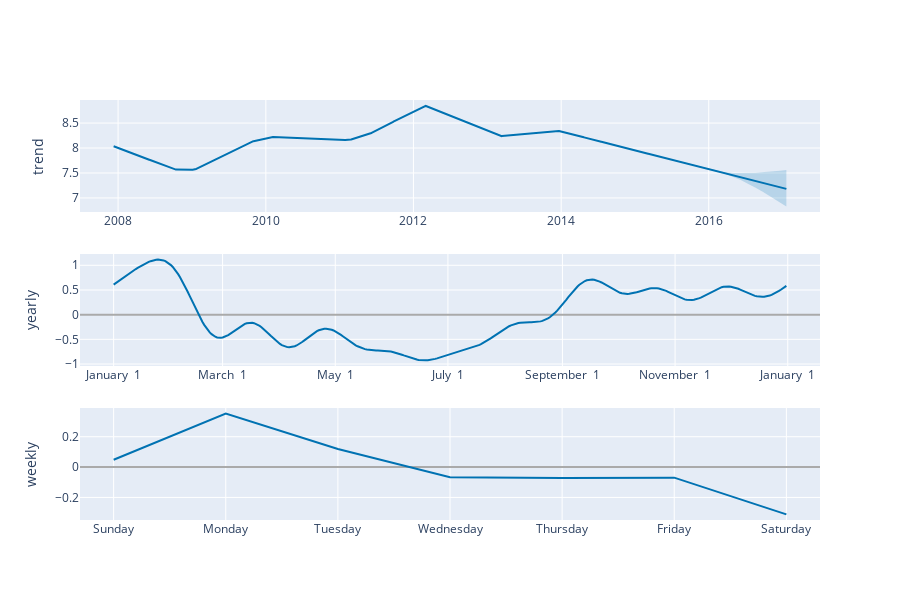

Source (notebook cell):
### Code cell
plot_components_plotly(m, forecast)

### Figure 1 — Plotly figure (JSON) as saved in the notebook; plotly's stock layout.template omitted (floating-point values rounded to 4 significant figures; data arrays with more than 128 entries replaced by an {"elided": "..."} marker saying what was removed)
{"data": [{"line": {"color": "#0072B2", "width": 2}, "mode": "lines", "name": "trend", "type": "scatter", "x": {"elided": "3270 str values"}, "xaxis": "x", "y": {"elided": "3270 float values"}, "yaxis": "y"}, {"line": {"color": "rgba(0, 114, 178, 0.2)", "width": 0}, "mode": "lines", "name": "trend_upper", "type": "scatter", "x": {"elided": "3270 str values"}, "xaxis": "x", "y": {"elided": "3270 float values"}, "yaxis": "y"}, {"fill": "tonexty", "fillcolor": "rgba(0, 114, 178, 0.2)", "line": {"color": "rgba(0, 114, 178, 0.2)", "width": 0}, "mode": "lines", "name": "trend_lower", "type": "scatter", "x": {"elided": "3270 str values"}, "xaxis": "x", "y": {"elided": "3270 float values"}, "yaxis": "y"}, {"line": {"color": "#0072B2", "width": 2}, "mode": "lines", "name": "yearly", "type": "scatter", "x": {"elided": "365 str values"}, "xaxis": "x2", "y": {"elided": "365 float values"}, "yaxis": "y2"}, {"line": {"color": "#0072B2", "width": 2}, "mode": "lines", "name": "weekly", "type": "scatter", "x": ["2017-01-01T00:00:00", "2017-01-02T00:00:00", "2017-01-03T00:00:00", "2017-01-04T00:00:00", "2017-01-05T00:00:00", "2017-01-06T00:00:00", "2017-01-07T00:00:00"], "xaxis": "x3", "y": [0.0483, 0.3523, 0.1196, -0.06666, -0.07228, -0.06956, -0.3117], "yaxis": "y3"}], "layout": {"height": 600, "showlegend": false, "width": 900, "xaxis": {"anchor": "y", "domain": [0, 1], "range": ["2007-06-26T14:24:00", "2017-07-04T09:36:00"], "type": "date"}, "xaxis2": {"anchor": "y2", "domain": [0, 1], "range": ["2016-12-13T18:54:02.958904115", "2018-01-18T11:04:57.863013581"], "tickformat": "%B %e", "type": "date"}, "xaxis3": {"anchor": "y3", "domain": [0, 1], "range": ["2016-12-31T16:48:00", "2017-01-07T07:12:00"], "tickformat": "%A", "type": "date"}, "yaxis": {"anchor": "x", "domain": [0.7333, 1], "rangemode": "normal", "title": {"text": "trend"}, "zerolinecolor": "#AAA"}, "yaxis2": {"anchor": "x2", "domain": [0.3667, 0.6333], "title": {"text": "yearly"}, "zerolinecolor": "#AAA"}, "yaxis3": {"anchor": "x3", "domain": [0, 0.2667], "title": {"text": "weekly"}, "zerolinecolor": "#AAA"}}}
